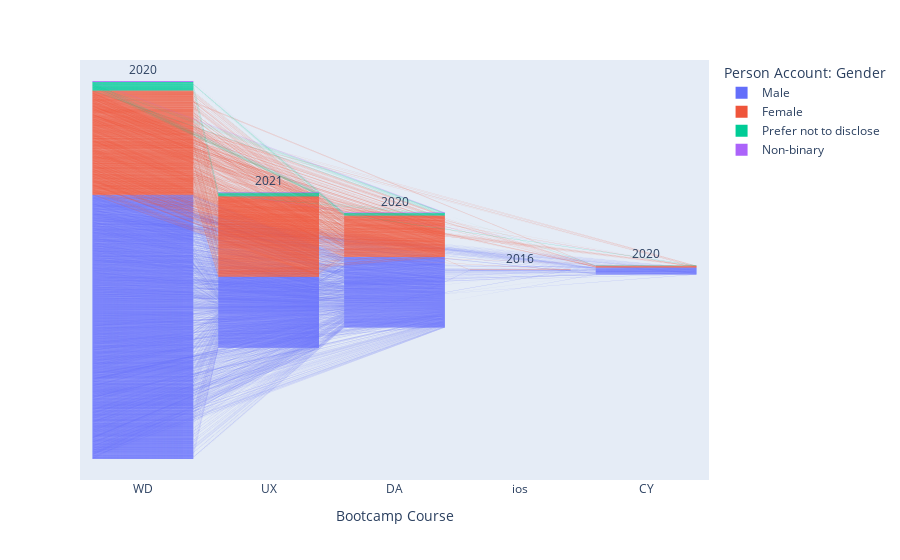

The notebook cell this image was saved under:
### Markdown cell above
# Visualizations

### Code cell
import plotly.express as px

fig = px.funnel(apps_selCols, x='Bootcamp Course', y='Bootcamp Year', color='Person Account: Gender')
fig.show()

### Figure 1 — Plotly figure (JSON) as saved in the notebook; plotly's stock layout.template omitted (floating-point values rounded to 4 significant figures; data arrays with more than 128 entries replaced by an {"elided": "..."} marker saying what was removed)
{"data": [{"hovertemplate": "Person Account: Gender=Male<br>Bootcamp Course=%{x}<br>Bootcamp Year=%{y}<extra></extra>", "legendgroup": "Male", "marker": {"color": "#636efa"}, "name": "Male", "orientation": "v", "showlegend": true, "type": "funnel", "x": {"elided": "18035 str values"}, "xaxis": "x", "y": {"elided": "18035 int values"}, "yaxis": "y"}, {"hovertemplate": "Person Account: Gender=Female<br>Bootcamp Course=%{x}<br>Bootcamp Year=%{y}<extra></extra>", "legendgroup": "Female", "marker": {"color": "#EF553B"}, "name": "Female", "orientation": "v", "showlegend": true, "type": "funnel", "x": {"elided": "9965 str values"}, "xaxis": "x", "y": {"elided": "9965 int values"}, "yaxis": "y"}, {"hovertemplate": "Person Account: Gender=Prefer not to disclose<br>Bootcamp Course=%{x}<br>Bootcamp Year=%{y}<extra></extra>", "legendgroup": "Prefer not to disclose", "marker": {"color": "#00cc96"}, "name": "Prefer not to disclose", "orientation": "v", "showlegend": true, "type": "funnel", "x": {"elided": "648 str values"}, "xaxis": "x", "y": {"elided": "648 int values"}, "yaxis": "y"}, {"hovertemplate": "Person Account: Gender=Non-binary<br>Bootcamp Course=%{x}<br>Bootcamp Year=%{y}<extra></extra>", "legendgroup": "Non-binary", "marker": {"color": "#ab63fa"}, "name": "Non-binary", "orientation": "v", "showlegend": true, "type": "funnel", "x": ["WD", "UX", "WD", "WD", "WD", "WD", "WD", "WD", "UX", "WD", "UX", "WD", "DA", "UX", "DA", "WD", "WD", "UX", "UX", "UX", "WD", "WD", "WD", "WD", "WD", "WD", "UX", "DA", "DA", "UX", "DA", "UX", "DA", "UX", "WD", "DA", "UX", "WD", "WD", "WD", "CY", "WD", "WD", "WD", "WD", "WD", "WD", "WD", "WD", "CY", "CY", "UX", "UX", "DA", "CY", "DA", "WD", "UX", "UX", "WD", "DA", "DA", "WD", "DA", "WD", "WD", "WD", "DA", "WD", "WD", "WD", "WD", "WD", "WD", "UX"], "xaxis": "x", "y": [2020, 2020, 2020, 2020, 2020, 2020, 2017, 2021, 2018, 2018, 2020, 2020, 2020, 2020, 2021, 2021, 2020, 2020, 2020, 2020, 2020, 2020, 2020, 2020, 2020, 2020, 2020, 2021, 2020, 2020, 2020, 2021, 2020, 2020, 2020, 2020, 2020, 2020, 2020, 2020, 2020, 2021, 2021, 2021, 2020, 2021, 2021, 2021, 2021, 2021, 2020, 2021, 2021, 2021, 2020, 2021, 2021, 2021, 2021, 2021, 2021, 2021, 2021, 2021, 2021, 2021, 2021, 2020, 2020, 2020, 2020, 2020, 2020, 2020, 2021], "yaxis": "y"}], "layout": {"legend": {"title": {"text": "Person Account: Gender"}, "tracegroupgap": 0}, "margin": {"t": 60}, "xaxis": {"anchor": "y", "domain": [0, 1], "title": {"text": "Bootcamp Course"}}, "yaxis": {"anchor": "x", "domain": [0, 1], "title": {"text": "Bootcamp Year"}}}}
